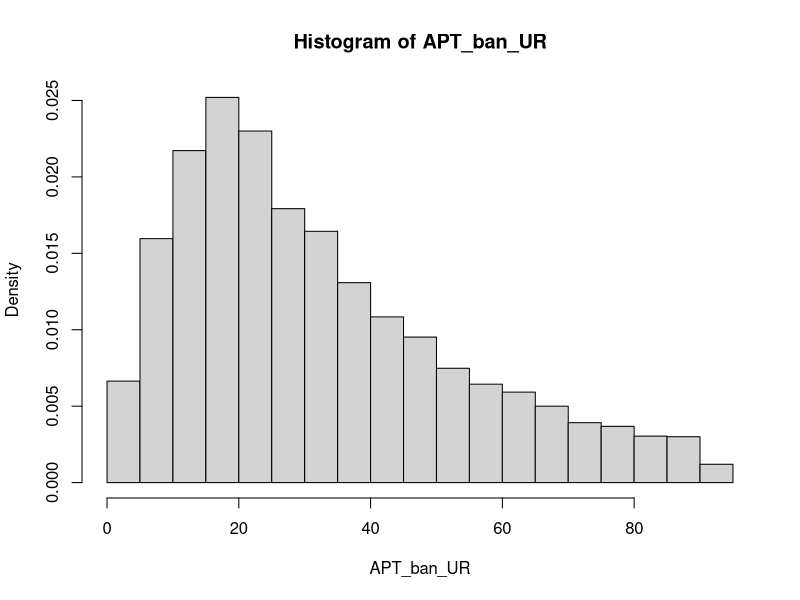
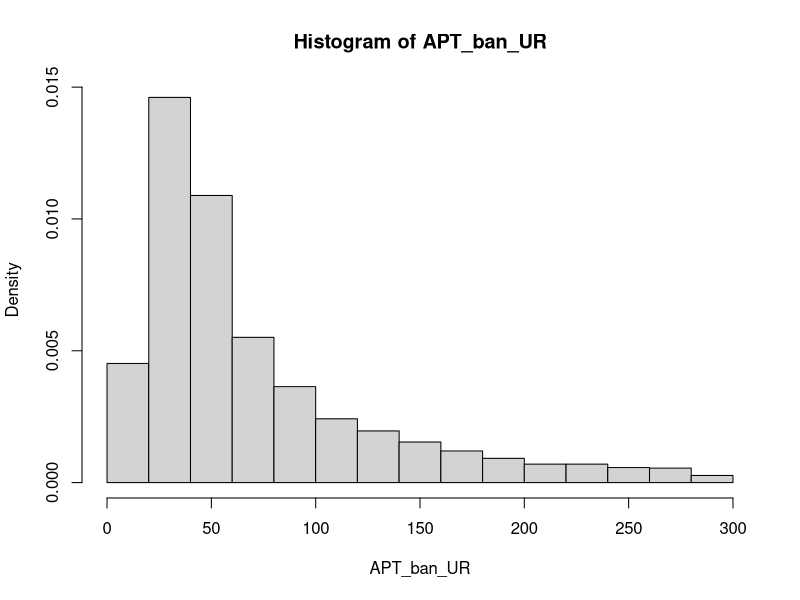
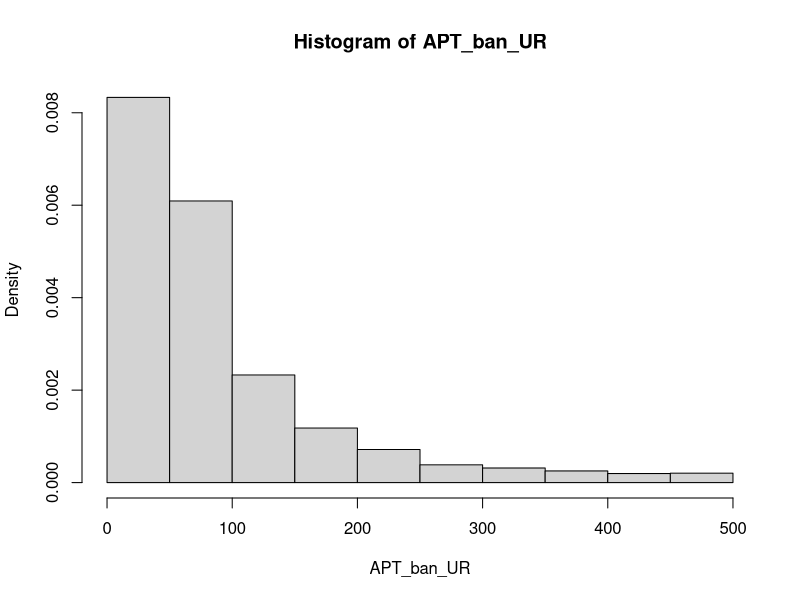

R code for these plots, in order: (Note: a time limit stopped this script after it produced the figures.)
## ---- chunk 1
knitr::opts_chunk$set(echo = TRUE)
## ---- chunk 2
#' TSPostdiff AP Test
#'
#' Runs TSPostdiff in two armed scenario for n batches, with given batch size and burnin period, calculate AP Test statistic with or without UR.
#' @param pa prior probability of arm a
#' @param pb prior probability of arm b
#' @param n number of trials in one simulation 
#' @param burnin number of trials that runs only uniform random sampling before applying TS-Post Diff to provide more successes and failures in the beta distribution # nolint
#' @param batch number of trials before updating posterior probability
#' 
#' @return vector containing WaldScore[n], reward[n], APT_ban_UR, APT_w_UR: the final waldscore, reward, and AP test statistics for both arms

TSPDD <- function(pa, pb, n, c, burnin, batch) {
  # Set arm success and failures
  # ex. [0,1,1,1,2, 3, 3, 4, 5, 6] final index is total successes
  arm_a_successes <- c(0)
  arm_a_failures <- c(0)
  arm_b_successes <- c(0)
  arm_b_failures <- c(0)
  
  # Successes and failures as a list of one number at a certain time
  arm_a_s <- c(0)
  arm_a_f <- c(0)
  arm_b_s <- c(0)
  arm_b_f <- c(0)
 
  # AP Test statistic for arm a and arm b
  
  APT_ban_UR = 0
  APT_w_UR = 0
  
  # list that tracks number of successes for all arms
  # history generated for all the arms successes and failures
  abl <- c()
  
  # BURNIN PERIOD: use UR only
  for (i in 1:burnin) {
    # draw_a and draw_b are local variables, determine which arm add the first UR distribution
    # draw a and draw b: allocation probability of arms a and b
    draw_a <- runif(1)
    draw_b <- runif(1) #whenever runif(1) < pa/pb is indicated inside of draw a  
                         #and draw b comparisons, it means an arm is being
                           #pulled (with random probability)
    
    # if draw a is bigger than draw b
    if (draw_a > draw_b) {
      # "choose arm a"
      # Check if smaller than prior probability, update abl, number of successes & failures for arm a
      # new randomly generated probability is smaller than the prior probability
      # check if arm a was "successful", has reward
      if (runif(1) < pa) {
        # arm a is successful
        abl[i] <- 1
        arm_a_s <- arm_a_s + 1  #runif(1) is different in each pa/pb comparison
      } else {
        # arm a was not successful (not chosen)
        abl[i] <- 0
        arm_a_f <- arm_a_f + 1
      }
    }

    # if draw b is bigger than draw a
    else{
      # Check if smaller than prior probability, update abl, number of successes & failures for arm b
      if (runif(1) < pb) {
        abl[i] <- 1
        arm_b_s <- arm_b_s + 1
      }
      else {
        abl[i] <- 0
        arm_b_f <- arm_b_f + 1
      }
    }

    # Update total number of success and failures for arms a and b
    # TODO: why not directly add to arm_a_successes earlier? Difference between these
    arm_a_successes[i] <- arm_a_s
    arm_a_failures[i] <- arm_a_f
    arm_b_successes[i] <- arm_b_s
    arm_b_failures[i] <- arm_b_f
    
     #^^tracking the build-up of successes and failures under each arm, during
      #each iteration of for loop, starts at 0, continues until #burnin                    #total iterations, first index = 0, last index = # of successes 
    
    
  }

  # NOT BURNIN PERIOD: Use TS or UR depending on difference between posterior probabilities
  
  for (i in (burnin + 1):n) {
    # update posterior probability based on batch size 
    m = i %% batch 
    # Update posterior probability
    if (m == 0){
      draw_a <-
        rbeta(1, arm_a_successes[i - 1] + 1, arm_a_failures[i - 1] + 1) #draw from Beta(alpha, beta) distribution based on current successes & failures
      draw_b <-
        rbeta(1, arm_b_successes[i - 1] + 1, arm_b_failures[i - 1] + 1) # alpha = current successes, beta = current failures of each arm
    }
    # Does not update posterior probability 
    else{
      draw_a <-
        rbeta(1, arm_a_successes[i - m] + 1, arm_a_failures[i - m] + 1) # using the last settings for the distribution (not updated yet)
      draw_b <-
        rbeta(1, arm_b_successes[i - m] + 1, arm_b_failures[i - m] + 1)
    }
    # you can change 1000 to 10000 or whatever to make the result better.
    
    # if difference between the posterior probabilities is smaller than the threshold, use UR
    if (abs(draw_a - draw_b) < c) {
      draw_a <- runif(1)
      draw_b <- runif(1)
    } 
    # otherwise, use TS 
    # TODO: refactor code for TS and UR? avoid repetitive code
    # generate TS based on past history
    else {
      if (m == 0){ #batch = # of trials iterated before posterior prob update 
                    #this means whenever m becomes 0 again, the post prob
                   #is updated over and over again
                  #greater batch size -> slower and less post prob updates
        draw_a <-
          rbeta(1, arm_a_successes[i - 1] + 1, arm_a_failures[i - 1] + 1)
        draw_b <-
          rbeta(1, arm_b_successes[i - 1] + 1, arm_b_failures[i - 1] + 1)
      }
              #each time batch size is "crossed", m == 0, rbeta parameters are
        #updated to include most current success/failure counts, post prob
      #when m != 0, we stick with info from previous batch, older post prob
    #why rbeta? most suitable for binary reward system such as TSPDD
  #you can change 1000 to 10000 or whatever to make the result better
      else{
        draw_a <-
          rbeta(1, arm_a_successes[i - m] + 1, arm_a_failures[i - m] + 1)
        draw_b <-
          rbeta(1, arm_b_successes[i - m] + 1, arm_b_failures[i - m] + 1)
      }
          #same TS updating process done here again but on a more local level, 
        #if the effect size is better than the threshold, it shows we are 
      #willing to go back to exploiting again, when effect size is smaller, 
    #we are open to doing more exploration with UR
      
      # update AP_{ban UR} (without UR sampling)
      if (draw_b >draw_a){
        APT_ban_UR = APT_ban_UR + 1
      }
    }
    # Update arm a and arm b history
    # Always runs, no matter if it is UR or TS 
    if (draw_a > draw_b) {
      if (runif(1) < pa) {
        abl[i] <- 1
        arm_a_s <- arm_a_s + 1
      } else {
        abl[i] <- 0
        arm_a_f <- arm_a_f + 1
      }
    } else{
      if (runif(1) < pb) {
        abl[i] <- 1
        arm_b_s <- arm_b_s + 1
      } else {
        abl[i] <- 0
        arm_b_f <- arm_b_f + 1
      }
    }

    # AP_{w/ UR} (including the ones with UR)
    if (draw_b > draw_a){
      APT_w_UR <- APT_w_UR + 1
    }
    arm_a_successes[i] <- arm_a_s
    arm_a_failures[i] <- arm_a_f
    arm_b_successes[i] <- arm_b_s
    arm_b_failures[i] <- arm_b_f
  }


  #na: number of times arm A was pulled. nb: number of times arm B was pulled
  na <- arm_a_successes + arm_a_failures
  nb <- arm_b_successes + arm_b_failures
  # estimated posterior probability of arms a and b
  # [] posterior prob for arm a to be successful for each timepoint
  pa_est <- arm_a_successes / na
  pb_est <- arm_b_successes / nb

  # waldScore for confidence interval, is a way to analyze categorical data underlying chi-squared distribution
  # vectors, instead of summation
  WaldScore <-
    (pa_est - pb_est) / sqrt(pa_est * (1 - pa_est) / na + pb_est * (1 - pb_est) /nb)
  
  # vector of rewards (history)
  # expected reward we have from both arms at different sample sizes
  # TODO: rename to expected reward
  reward <- (na * pa + nb * pb) / c(1:n)
  
  # 
  return(c(WaldScore[n], reward[n], APT_ban_UR, APT_w_UR))
}
## ---- chunk 3
#' Critical Value (Normal)
#'
#' Finds critical value using normal assumption on LLN
#' @param APT AP Test statistic
#' @param alpha Customized significance level
#' 
#' @return generated critical value from normality assumption

normal_cv <- function(APT, alpha){
  m <- mean(APT) 
  v <- var(APT)
  sd <- sqrt(v)
  normal_rej <- qnorm(1-alpha)
  cv <- normal_rej * sd + m
  return(cv)
}
## ---- chunk 4
#' Critical Value (Empirical)
#'
#' Finds critical value using empirical assumption on LLN
#' @param APT AP Test statistic
#' @param alpha Customized significance level
#' 
#' @return generated critical value from expeirical simulations

empirical_cv <- function(APT, alpha){
  cdf = 0
  i = 0 
  while (cdf <= 1- alpha){
    p_i <-sum(APT == i)/length(APT)
    cdf <- sum(cdf, p_i)
    i = i + 1
  }
  return(i-1)
}
## ---- chunk 5
set.seed(0)
#calculate power and reward in case p0 < p1
alpha <- 0.05
effect_size <- 0 # effect size is 0: no difference between arms
p0 <- 0.5 - effect_size / 2
p1 <- 0.5 + effect_size / 2
N <- 100 # sample_size(total number of trials in one simulation)
B <- 5000 # number of simulations
c <- 0.1 # threshold
burn_in <-1 # # of burnin trials
n <-  1 # batch_size
Ti <- N/n # num_batches

results <- array(dim = c(B, 4))
for (i in 1:B) {
  results[i,] <-
    TSPDD(
      pa = p0,
      pb = p1,
      n = Ti,
      c = c,
      burnin = burn_in, #burnin=1 means no burnin needs to be larger than batch-1, burnin=2 means there is one UR distribution before apply TSPost-Diff
      batch = n
    ) 
}
average_power = mean(results[, 1] > qnorm(1-alpha))
average_reward = mean(results[, 2])
APT_ban_UR = results[,3]
APT_w_UR = results[,4]


#Histogram of APT_ban_UR
hist(APT_ban_UR, freq = FALSE)

# empirical and normal CV of APT_ban_UR is
em_cv <- empirical_cv(APT_ban_UR,alpha)
paste('empirical CV is', em_cv)
norm_cv <- normal_cv(APT_ban_UR,alpha)
paste('normal CV is', norm_cv)

# empirical cdf of APT_ban_UR is
F1 <- ecdf(APT_ban_UR)

# empirical and normal FPR of APT_ban_UR is
paste('empirical FPR is', 1-F1(em_cv))
paste('normal FPR is', 1-F1(floor(norm_cv)))
## ---- chunk 6
set.seed(0)
#calculate power and reward in case p0 < p1
alpha <- 0.05
effect_size <- 0 # effect size is 0: no difference between arms
p0 <- 0.5 - effect_size / 2
p1 <- 0.5 + effect_size / 2
N <- 300 # sample_size(total number of trials in one simulation)
B <- 5000 # number of simulations
c <- 0.1 # threshold
burn_in <- 2 # # of burnin trials
n <-  3 # batch_size
Ti <- N/n # num_batches

results <- array(dim = c(B, 4))
for (i in 1:B) {
  results[i,] <-
    TSPDD(
      pa = p0,
      pb = p1,
      n = N,
      c = c,
      burnin = burn_in, #burnin=1 means no burnin needs to be larger than batch-1, burnin=2 means there is one UR distribution before apply TSPost-Diff
      batch = n
    ) 
}
average_power = mean(results[, 1] > qnorm(1-alpha))
average_reward = mean(results[, 2])
APT_ban_UR = results[,3]
APT_w_UR = results[,4]

#Histogram of APT_ban_UR
hist(APT_ban_UR, freq = FALSE)

# empirical and normal CV of APT_ban_UR is
em_cv <- empirical_cv(APT_ban_UR,alpha)
paste('empirical CV is', em_cv)
norm_cv <- normal_cv(APT_ban_UR,alpha)
paste('normal CV is', norm_cv)

# empirical cdf of APT_ban_UR is
F1 <- ecdf(APT_ban_UR)

# empirical and normal FPR of APT_ban_UR is
paste('empirical FPR is', 1-F1(em_cv))
paste('normal FPR is', 1-F1(floor(norm_cv)))
## ---- chunk 7
set.seed(0)
#calculate power and reward in case p0 < p1
alpha <- 0.05
effect_size <- 0 # effect size is 0: no difference between arms
p0 <- 0.5 - effect_size / 2
p1 <- 0.5 + effect_size / 2
N <- 500 # sample_size(total number of trials in one simulation)
B <- 5000 # number of simulations
c <- 0.1 # threshold
burn_in <- 4 # # of burnin trials
n <-  5 # batch_size
Ti <- N/n # num_batches

results <- array(dim = c(B, 4))
for (i in 1:B) {
  results[i,] <-
    TSPDD(
      pa = p0,
      pb = p1,
      n = N,
      c = c,
      burnin = burn_in, #burnin=1 means no burnin needs to be larger than batch-1, burnin=2 means there is one UR distribution before apply TSPost-Diff
      batch = n
    ) 
}
average_power = mean(results[, 1] > qnorm(1-alpha))
average_reward = mean(results[, 2])
APT_ban_UR = results[,3]
APT_w_UR = results[,4]

#Histogram of APT_ban_UR
hist(APT_ban_UR, freq = FALSE)

# empirical and normal CV of APT_ban_UR is
em_cv <- empirical_cv(APT_ban_UR,alpha)
paste('empirical CV is', em_cv)
norm_cv <- normal_cv(APT_ban_UR,alpha)
paste('normal CV is', norm_cv)

# empirical cdf of APT_ban_UR is
F1 <- ecdf(APT_ban_UR)

# empirical and normal FPR of APT_ban_UR is
paste('empirical FPR is', 1-F1(em_cv))
paste('normal FPR is', 1-F1(floor(norm_cv)))
## ---- chunk 8
set.seed(0)
#calculate power and reward in case p0 < p1
alpha <- 0.05
effect_size <- 0 # effect size is 0: no difference between arms
p0 <- 0.5 - effect_size / 2
p1 <- 0.5 + effect_size / 2
N <- 1000 # sample_size(total number of trials in one simulation)
B <- 5000 # number of simulations
c <- 0.1 # threshold
burn_in <- 9 # # of burnin trials
n <-  10 # batch_size
Ti <- N/n # num_batches

results <- array(dim = c(B, 4))
for (i in 1:B) {
  results[i,] <-
    TSPDD(
      pa = p0,
      pb = p1,
      n = N,
      c = c,
      burnin = burn_in, #burnin=1 means no burnin needs to be larger than batch-1, burnin=2 means there is one UR distribution before apply TSPost-Diff
      batch = n
    ) 
}
average_power = mean(results[, 1] > qnorm(1-alpha))
average_reward = mean(results[, 2])
APT_ban_UR = results[,3]
APT_w_UR = results[,4]

#Histogram of APT_ban_UR
hist(APT_ban_UR, freq = FALSE)

# empirical and normal CV of APT_ban_UR is
em_cv <- empirical_cv(APT_ban_UR,alpha)
paste('empirical CV is', em_cv)
norm_cv <- normal_cv(APT_ban_UR,alpha)
paste('normal CV is', norm_cv)

# empirical cdf of APT_ban_UR is
F1 <- ecdf(APT_ban_UR)

# empirical and normal FPR of APT_ban_UR is
paste('empirical FPR is', 1-F1(em_cv))
paste('normal FPR is', 1-F1(floor(norm_cv)))
## ---- chunk 9

set.seed(0)
#calculate power and reward in case p0 < p1
alpha <- 0.05
effect_size <- 0 # effect size is 0: no difference between arms
p0 <- 0.5 - effect_size / 2
p1 <- 0.5 + effect_size / 2
N <- 100 # sample_size(total number of trials in one simulation)
B <- 5000 # number of simulations
c <- 0.1 # threshold
burn_in <- 1 # # of burnin trials
n <-  1 # batch_size
Ti <- N/n # num_batches

results <- array(dim = c(B, 4))
for (i in 1:B) {
  results[i,] <-
    TSPDD(
      pa = p0,
      pb = p1,
      n = N,
      c = c,
      burnin = burn_in, #burnin=1 means no burnin needs to be larger than batch-1
      batch = n
    ) 
}
average_power = mean(results[, 1] > qnorm(1-alpha))
average_reward = mean(results[, 2])
APT_ban_UR = results[,3]
APT_w_UR = results[,4]
#Histogram of APT_w_UR
hist(APT_w_UR, freq = FALSE)

# emipircal CV of APT_w_UR is
em_cv <- empirical_cv(APT_w_UR,alpha)
paste('empirical CV is', em_cv)
# normal CV of APT_w_UR is

norm_cv <- normal_cv(APT_w_UR,alpha)
paste('normal CV is', norm_cv)

# empirical cdf of APT_w_UR is

F1 <- ecdf(APT_w_UR)

paste('empircal FPR is', 1-F1(em_cv))
paste('normal FPR is', 1-F1(floor(norm_cv)))
## ---- chunk 10

set.seed(0)
#calculate power and reward in case p0 < p1
alpha <- 0.05
effect_size <- 0 # effect size is 0: no difference between arms
p0 <- 0.5 - effect_size / 2
p1 <- 0.5 + effect_size / 2
N <- 300 # sample_size(total number of trials in one simulation)
B <- 5000 # number of simulations
c <- 0.1 # threshold
burn_in <- 2 # # of burnin trials
n <-  3 # batch_size
Ti <- N/n # num_batches

results <- array(dim = c(B, 4))
for (i in 1:B) {
  results[i,] <-
    TSPDD(
      pa = p0,
      pb = p1,
      n = N,
      c = c,
      burnin = burn_in, #burnin=1 means no burnin needs to be larger than batch-1
      batch = n
    ) 
}
average_power = mean(results[, 1] > qnorm(1-alpha))
average_reward = mean(results[, 2])
APT_ban_UR = results[,3]
APT_w_UR = results[,4]
#Histogram of APT_w_UR
hist(APT_w_UR, freq = FALSE)

# emipircal CV of APT_w_UR is
em_cv <- empirical_cv(APT_w_UR,alpha)
paste('empirical CV is', em_cv)
# normal CV of APT_w_UR is

norm_cv <- normal_cv(APT_w_UR,alpha)
paste('normal CV is', norm_cv)

# empirical cdf of APT_w_UR is

F1 <- ecdf(APT_w_UR)

paste('empircal FPR is', 1-F1(em_cv))
paste('normal FPR is', 1-F1(floor(norm_cv)))
## ---- chunk 11

set.seed(0)
#calculate power and reward in case p0 < p1
alpha <- 0.05
effect_size <- 0 # effect size is 0: no difference between arms
p0 <- 0.5 - effect_size / 2
p1 <- 0.5 + effect_size / 2
N <- 500 # sample_size(total number of trials in one simulation)
B <- 5000 # number of simulations
c <- 0.1 # threshold
burn_in <- 4 # # of burnin trials
n <-  5 # batch_size
Ti <- N/n # num_batches

results <- array(dim = c(B, 4))
for (i in 1:B) {
  results[i,] <-
    TSPDD(
      pa = p0,
      pb = p1,
      n = N,
      c = c,
      burnin = burn_in, #burnin=1 means no burnin needs to be larger than batch-1
      batch = n
    ) 
}
average_power = mean(results[, 1] > qnorm(1-alpha))
average_reward = mean(results[, 2])
APT_ban_UR = results[,3]
APT_w_UR = results[,4]
#Histogram of APT_w_UR
hist(APT_w_UR, freq = FALSE)

# emipircal CV of APT_w_UR is
em_cv <- empirical_cv(APT_w_UR,alpha)
paste('empirical CV is', em_cv)
# normal CV of APT_w_UR is

norm_cv <- normal_cv(APT_w_UR,alpha)
paste('normal CV is', norm_cv)

# empirical cdf of APT_w_UR is

F1 <- ecdf(APT_w_UR)

paste('empircal FPR is', 1-F1(em_cv))
paste('normal FPR is', 1-F1(floor(norm_cv)))
## ---- chunk 12

set.seed(0)
#calculate power and reward in case p0 < p1
alpha <- 0.05
effect_size <- 0 # effect size is 0: no difference between arms
p0 <- 0.5 - effect_size / 2
p1 <- 0.5 + effect_size / 2
N <- 1000 # sample_size(total number of trials in one simulation)
B <- 5000 # number of simulations
c <- 0.1 # threshold
burn_in <- 9 # # of burnin trials
n <-  10 # batch_size
Ti <- N/n # num_batches

results <- array(dim = c(B, 4))
for (i in 1:B) {
  results[i,] <-
    TSPDD(
      pa = p0,
      pb = p1,
      n = N,
      c = c,
      burnin = burn_in, #burnin=1 means no burnin needs to be larger than batch-1
      batch = n
    ) 
}
average_power = mean(results[, 1] > qnorm(1-alpha))
average_reward = mean(results[, 2])
APT_ban_UR = results[,3]
APT_w_UR = results[,4]
#Histogram of APT_w_UR
hist(APT_w_UR, freq = FALSE)

# emipircal CV of APT_w_UR is
em_cv <- empirical_cv(APT_w_UR,alpha)
paste('empirical CV is', em_cv)
# normal CV of APT_w_UR is

norm_cv <- normal_cv(APT_w_UR,alpha)
paste('normal CV is', norm_cv)

# empirical cdf of APT_w_UR is

F1 <- ecdf(APT_w_UR)

paste('empircal FPR is', 1-F1(em_cv))
paste('normal FPR is', 1-F1(floor(norm_cv)))
